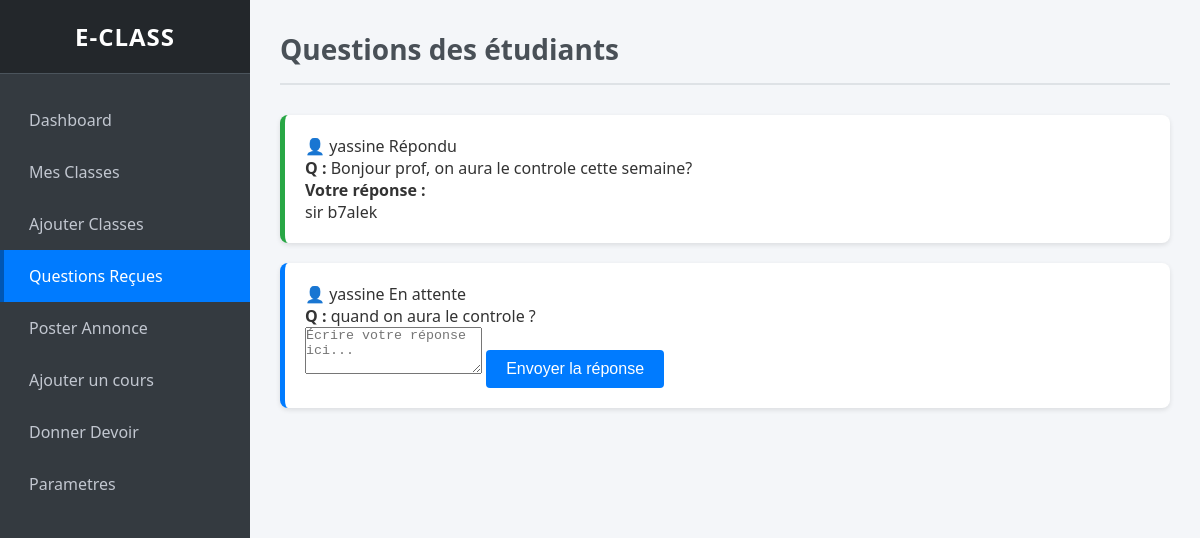
The app's page /Projet/prof/questions_prof.php (signed in) with its own data.
### tables this page shows
CREATE TABLE `questions` (
  `id` int(11) NOT NULL,
  `id_etudiant` int(11) NOT NULL,
  `question` varchar(400) NOT NULL,
  `date_question` datetime DEFAULT current_timestamp(),
  `id_prof` int(11) NOT NULL,
  `est_reponde` tinyint(1) DEFAULT NULL,
  `date_reponse` datetime DEFAULT NULL,
  `reponse` text DEFAULT NULL
);

CREATE TABLE `users` (
  `id` int(11) NOT NULL,
  `username` varchar(50) NOT NULL,
  `email` varchar(100) NOT NULL,
  `password` varchar(150) NOT NULL,
  `created_at` datetime DEFAULT current_timestamp(),
  `type` varchar(25) NOT NULL
);

### Projet/prof/questions_prof.php (the view, shortened to what this page needs)
<?php
$id_prof = $_SESSION['id'];
$conn = connect_db();
$sql = $conn->prepare("
    SELECT q.id, q.question, q.reponse, u.username as nom_etudiant
    FROM questions q
    INNER JOIN users u ON q.id_etudiant = u.id
    WHERE q.id_prof = ?
    ORDER BY q.id DESC
");
$sql->bind_param("i", $id_prof);
$sql->execute();
$result = $sql->get_result();
?>
<!DOCTYPE html>
<html lang="fr">
<head>
    <link rel="stylesheet" href="../assets/global.css">
</head>
<body>
<div class="sidebar">
    <h2>E-Class</h2>
    <ul>
        <li><a href="dashboard_prof.php">Dashboard</a></li>
        <li><a href="gerer_classe.php">Mes Classes</a></li>
        <li><a href="creer_classe.php">Ajouter Classes</a></li>
        <li><a href="questions_prof.php" class="active">Questions Reçues</a></li>
        <li><a href="poster_annonce.php" >Poster Annonce</a></li>
        <li><a href="upload_cours.php">Ajouter un cours</a></li>
        <li><a href="ajouter_devoir.php">Donner Devoir</a></li>
        <li><a href="parametreP.php">Parametres</a></li>
    </ul>
</div>
<div class="main">
    <header>
        <h1>Questions des étudiants</h1>
    </header>
    <section>
        <?php if($result->num_rows > 0): ?>
            <?php while($row = $result->fetch_assoc()): ?>
                <div class="question-card <?= !empty($row['reponse']) ? 'repondu' : '' ?>">
                    <div class="etudiant-info">
                        <span>👤 <?= htmlspecialchars($row['nom_etudiant']) ?></span>
                        <?php if(empty($row['reponse'])): ?>
                            <span class="badge bg-warning">En attente</span>
                        <?php else: ?>
                            <span class="badge bg-success">Répondu</span>
                        <?php endif; ?>
                    </div>
                    <div class="text-question">
                        <strong>Q : </strong> <?= nl2br(htmlspecialchars($row['question'])) ?>
                    </div>
                    <?php if(empty($row['reponse'])): ?>
                        <form action="../crud_secondaire/repondre_question.php" method="POST">
                            <textarea name="reponse" rows="3" placeholder="Écrire votre réponse ici..." required></textarea>
                            <button type="submit" class="btn">Envoyer la réponse</button>
                        </form>
                    <?php else: ?>
                        <div class="box-reponse">
                            <strong>Votre réponse :</strong><br>
                            <?= nl2br(htmlspecialchars($row['reponse'])) ?>
                        </div>
                    <?php endif; ?>
                </div>
            <?php endwhile; ?>
        <?php else: ?>
            <p>Aucune question pour le moment.</p>
        <?php endif; ?>
    </section>
</div>
</body>
</html>

### Projet/assets/global.css (style rules this page uses)
:root { --primary: #007bff; --primary-dark: #0069d9; --success: #28a745; --danger: #dc3545; --warning: #ffc107; --dark: #343a40; --light: #f8f9fa; --border-color: #dee2e6; --bg-body: #f4f6f9; --bg-login: #e8f0fe; --color-orange: #ff9800; }
* { box-sizing: border-box; margin: 0; padding: 0; }
body { font-family: 'Segoe UI', Tahoma, Geneva, Verdana, sans-serif; background-color: var(--bg-body); color: #333; display: flex; min-height: 100vh; }
a { text-decoration: none; color: inherit; }
ul { list-style: none; }
.sidebar { width: 250px; background-color: var(--dark); color: #fff; position: fixed; height: 100%; left: 0; top: 0; display: flex; flex-direction: column; overflow-y: auto; z-index: 1000; }
.sidebar h2 { text-align: center; padding: 20px 0; background-color: #23272b; margin-bottom: 20px; font-size: 24px; text-transform: uppercase; letter-spacing: 1px; border-bottom: 1px solid #4b545c; }
.sidebar ul li a { display: block; padding: 15px 25px; color: #c2c7d0; transition: all 0.3s; border-left: 4px solid transparent; font-size: 16px; }
.sidebar ul li a.active { background-color: var(--primary); color: #fff; border-left: 4px solid #0056b3; }
.main { margin-left: 250px; width: calc(100% - 250px); padding: 30px; transition: all 0.3s; }
header { margin-bottom: 30px; padding-bottom: 15px; border-bottom: 2px solid var(--border-color); }
header h1 { font-size: 28px; color: #495057; font-weight: 600; }
.btn { display: inline-block; background-color: var(--primary); color: #fff; padding: 10px 20px; font-size: 16px; border: none; border-radius: 4px; cursor: pointer; transition: background-color 0.2s; text-align: center; margin-top: 10px; }
.question-card, .qa-card { background: white; border-radius: 8px; padding: 20px; margin-bottom: 20px; box-shadow: 0 2px 5px rgba(0,0,0,0.1); border-left: 5px solid var(--primary); }
.question-card.repondu { border-left-color: var(--success); }

### records on screen
questions: id_etudiant.username "yassine", shows "Répondu", question "Bonjour prof, on aura le controle cette semaine?", reponse "sir b7alek"
questions: id_etudiant.username "yassine", shows "En attente", question "quand on aura le controle ?"
